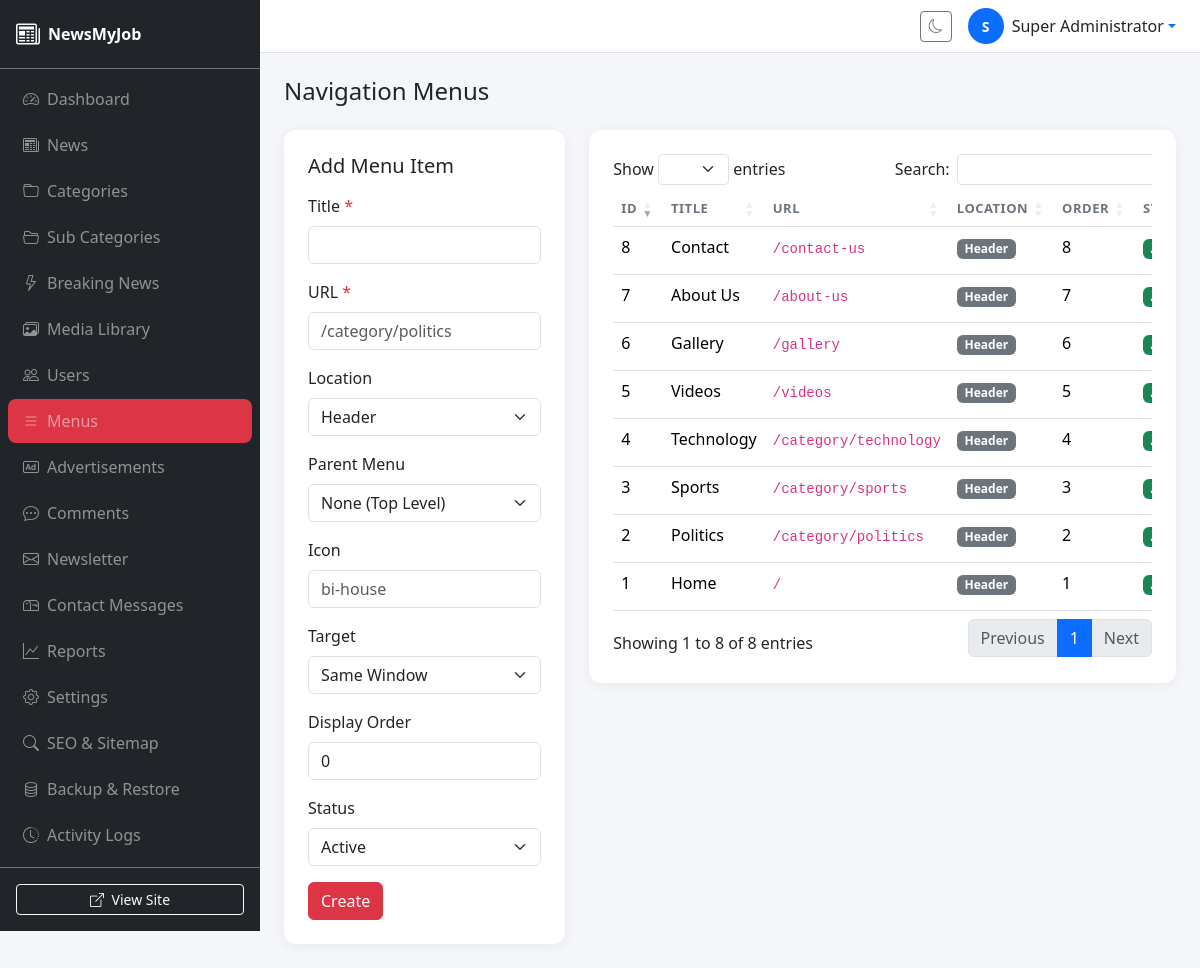
The page /admin/menus.php (signed in) on the database its author committed.
### tables this page shows
CREATE TABLE `menus` (
  `id` int(11) UNSIGNED NOT NULL AUTO_INCREMENT,
  `title` varchar(100) NOT NULL,
  `url` varchar(500) NOT NULL,
  `parent_id` int(11) UNSIGNED DEFAULT NULL,
  `menu_location` enum('header','footer') NOT NULL DEFAULT 'header',
  `target` enum('_self','_blank') NOT NULL DEFAULT '_self',
  `icon` varchar(50) DEFAULT NULL,
  `display_order` int(11) NOT NULL DEFAULT 0,
  `status` enum('active','inactive') NOT NULL DEFAULT 'active',
  `created_at` datetime NOT NULL DEFAULT CURRENT_TIMESTAMP,
  PRIMARY KEY (`id`)
);

### functions/helpers.php (called while the page is built, shortened)
<?php
function e(?string $string): string
{
    return htmlspecialchars($string ?? '', ENT_QUOTES, 'UTF-8');
}
function truncate(string $text, int $length = 100, string $suffix = '...'): string
{
    $text = strip_tags($text);
    if (mb_strlen($text) <= $length) {
        return $text;
    }
    return mb_substr($text, 0, $length) . $suffix;
}

### includes/bootstrap.php (called while the page is built, shortened)
<?php
require_once APP_ROOT . '/includes/Database.php';
require_once APP_ROOT . '/functions/helpers.php';
spl_autoload_register(function (string $class): void {
    foreach (['/models/', '/controllers/'] as $dir) {
        $file = APP_ROOT . $dir . $class . '.php';
        if (file_exists($file)) {
            return;
        }
    }
});

### config/database.php (called while the page is built, shortened)
<?php
return [
    'host'     => 'localhost',
    'dbname'   => 'newsmyjob',
    'username' => 'root',
    'password' => '',
    'charset'  => 'utf8mb4',
    'options'  => [
        PDO::ATTR_ERRMODE            => PDO::ERRMODE_EXCEPTION,
        PDO::ATTR_DEFAULT_FETCH_MODE => PDO::FETCH_ASSOC,
        PDO::ATTR_EMULATE_PREPARES   => false,
    ],
];

### includes/Database.php (called while the page is built, shortened)
<?php
class Database
{
    private static ?PDO $instance = null;
    public static function getInstance(): PDO
    {
        if (self::$instance === null) {
            $config = require APP_ROOT . '/config/database.php';
            $dsn = sprintf(
                'mysql:host=%s;dbname=%s;charset=%s',
                $config['host'],
                $config['dbname'],
                $config['charset']
            );
            self::$instance = new PDO(
                $dsn,
                $config['username'],
                $config['password'],
                $config['options']
            );
        }
        return self::$instance;
    }
}

### models/MenuModel.php (called while the page is built, shortened)
<?php
class MenuModel
{
    private PDO $db;
    public function __construct()
    {
        $this->db = Database::getInstance();
    }
    public function getAll(?string $location = null): array
    {
        if ($location) {
            $stmt = $this->db->prepare('SELECT * FROM menus WHERE menu_location = ? ORDER BY display_order ASC');
            $stmt->execute([$location]);
        } else {
            $stmt = $this->db->query('SELECT * FROM menus ORDER BY menu_location, display_order ASC');
        }
        return $stmt->fetchAll();
    }
}

### admin/menus.php (the view, shortened to what this page needs)
<?php
require_once dirname(__DIR__) . '/includes/bootstrap.php';
$menuModel = new MenuModel();
$editItem = null;
$menus = $menuModel->getAll();
require VIEWS_PATH . '/admin/includes/header.php';
require VIEWS_PATH . '/admin/includes/sidebar.php';
?>
<div class="admin-content">
    <?php require VIEWS_PATH . '/admin/includes/navbar.php'; ?>
    <div class="p-4">
        <h4 class="mb-4">Navigation Menus</h4>
        <div class="row g-4">
            <div class="col-lg-4">
                <div class="content-card">
                    <h5 class="mb-3"><?= $editItem ? 'Edit Menu' : 'Add Menu Item' ?></h5>
                    <form method="POST">
                        <div class="mb-3">
                            <label class="form-label">Title <span class="text-danger">*</span></label>
                            <input type="text" name="title" class="form-control" value="<?= e($editItem['title'] ?? '') ?>" required>
                        </div>
                        <div class="mb-3">
                            <label class="form-label">URL <span class="text-danger">*</span></label>
                            <input type="text" name="url" class="form-control" value="<?= e($editItem['url'] ?? '') ?>" placeholder="/category/politics" required>
                        </div>
                        <div class="mb-3">
                            <label class="form-label">Location</label>
                            <select name="menu_location" class="form-select">
                                <option value="header" <?= ($editItem['menu_location'] ?? 'header') === 'header' ? 'selected' : '' ?>>Header</option>
                            </select>
                        </div>
                        <div class="mb-3">
                            <label class="form-label">Parent Menu</label>
                            <select name="parent_id" class="form-select">
                                <option value="">None (Top Level)</option>
                            </select>
                        </div>
                        <div class="mb-3">
                            <label class="form-label">Icon</label>
                            <input type="text" name="icon" class="form-control" value="<?= e($editItem['icon'] ?? '') ?>" placeholder="bi-house">
                        </div>
                        <div class="mb-3">
                            <label class="form-label">Target</label>
                            <select name="target" class="form-select">
                                <option value="_self" <?= ($editItem['target'] ?? '_self') === '_self' ? 'selected' : '' ?>>Same Window</option>
                            </select>
                        </div>
                        <div class="mb-3">
                            <label class="form-label">Display Order</label>
                            <input type="number" name="display_order" class="form-control" value="<?= e($editItem['display_order'] ?? '0') ?>" min="0">
                        </div>
                        <div class="mb-3">
                            <label class="form-label">Status</label>
                            <select name="status" class="form-select">
                                <option value="active" <?= ($editItem['status'] ?? 'active') === 'active' ? 'selected' : '' ?>>Active</option>
                            </select>
                        </div>
                        <div class="d-flex gap-2">
                            <button type="submit" class="btn btn-danger"><?= $editItem ? 'Update' : 'Create' ?></button>
                        </div>
                    </form>
                </div>
            </div>
            <div class="col-lg-8">
                <div class="content-card">
                    <div class="table-responsive">
                        <table class="table table-hover datatable">
                            <thead>
                                <tr><th>ID</th><th>Title</th><th>URL</th><th>Location</th><th>Order</th><th>Status</th><th>Actions</th></tr>
                            </thead>
                            <tbody>
                                <?php foreach ($menus as $menu): ?>
                                <tr>
                                    <td><?= $menu['id'] ?></td>
                                    <td><?= $menu['parent_id'] ? '— ' : '' ?><?= e($menu['title']) ?></td>
                                    <td><code><?= e(truncate($menu['url'], 30)) ?></code></td>
                                    <td><span class="badge bg-secondary"><?= ucfirst($menu['menu_location']) ?></span></td>
                                    <td><?= $menu['display_order'] ?></td>
                                    <td><span class="badge bg-<?= $menu['status'] === 'active' ? 'success' : 'secondary' ?>"><?= ucfirst($menu['status']) ?></span></td>
                                </tr>
                                <?php endforeach; ?>
                            </tbody>
                        </table>
                    </div>
                </div>
            </div>
        </div>
    </div>
</div>
<?php require VIEWS_PATH . '/admin/includes/footer.php'; ?>

### assets/css/admin.css (style rules this page uses)
:root { --sidebar-width: 260px; --primary-color: #dc3545; --sidebar-bg: #1a1d21; }
body { font-family: 'Segoe UI', system-ui, sans-serif; background: #f4f6f9; }
.admin-content { margin-left: var(--sidebar-width); width: calc(100% - var(--sidebar-width)); min-height: 100vh; }
.content-card { background: #fff; border-radius: 12px; box-shadow: 0 2px 12px rgba(0,0,0,0.06); padding: 24px; }
.table th { font-weight: 600; font-size: 13px; text-transform: uppercase; letter-spacing: 0.5px; color: #6c757d; }

### rows shown on the page
menus: id "1", title "Home", url "/", menu_location "Header", display_order "1"
menus: id "2", title "Politics", url "/category/politics", menu_location "Header", display_order "2"
menus: id "3", title "Sports", url "/category/sports", menu_location "Header", display_order "3"
menus: id "4", title "Technology", url "/category/technology", menu_location "Header", display_order "4"
menus: id "5", title "Videos", url "/videos", menu_location "Header", display_order "5"
menus: id "6", title "Gallery", url "/gallery", menu_location "Header", display_order "6"
menus: id "7", title "About Us", url "/about-us", menu_location "Header", display_order "7"
menus: id "8", title "Contact", url "/contact-us", menu_location "Header", display_order "8"

### other values the page prints
setting('site_name', 'NewsMyJob') "NewsMyJob"
$item['label'] "Dashboard"
$item['label'] "News"
$item['label'] "Categories"
$item['label'] "Sub Categories"
$item['label'] "Breaking News"
$item['label'] "Media Library"
$item['label'] "Users"
$item['label'] "Menus"
$item['label'] "Advertisements"
$item['label'] "Comments"
$item['label'] "Newsletter"
$item['label'] "Contact Messages"
$item['label'] "Reports"
$item['label'] "Settings"
